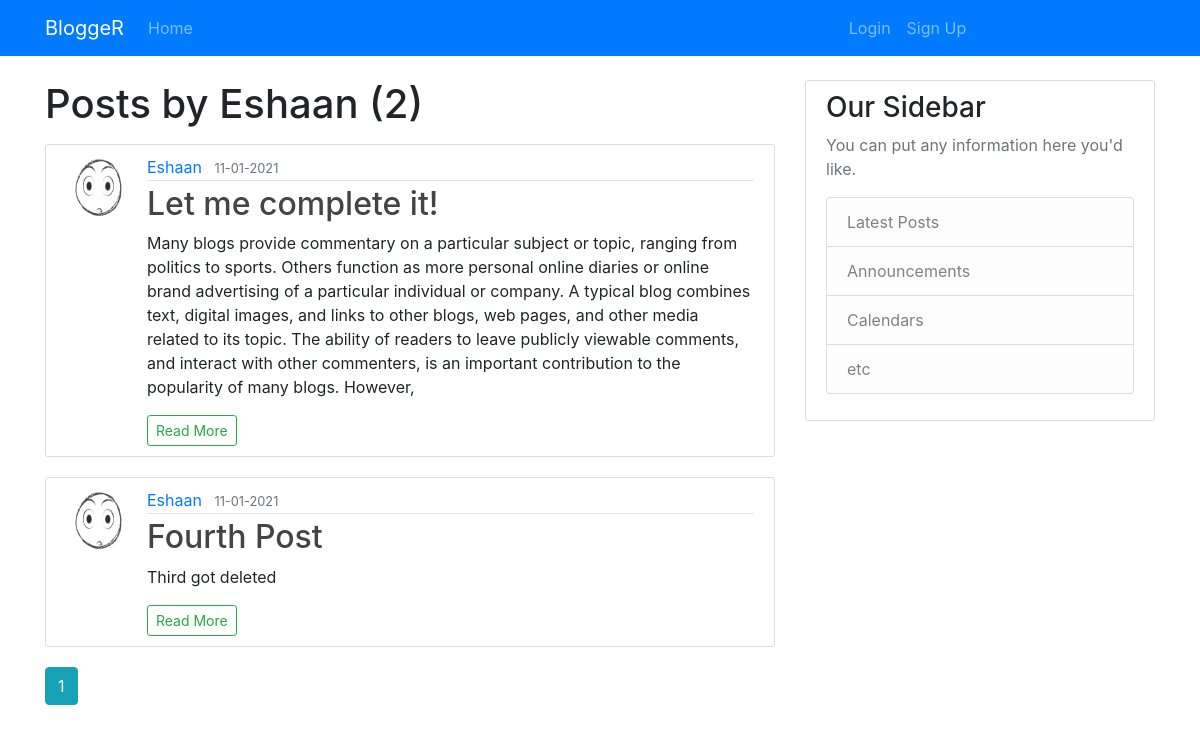
The page /user/Eshaan on the database its author committed.
### main/models.py (models this page shows, shortened)
class User(db.Model,UserMixin):
    id = db.Column(db.Integer, primary_key=True)
    username = db.Column(db.String(20), unique=True, nullable=False)
    email = db.Column(db.String(120), unique=True, nullable=False)
    image_file = db.Column(db.String(20), unique=False,
                           nullable=False, default="default.jpg")
    password = db.Column(db.String(60), nullable=False)
    posts = db.relationship('Post',
                            backref=db.backref('author', lazy=True))

class Post(db.Model):
    id = db.Column(db.Integer, primary_key=True)
    title = db.Column(db.String, nullable=False)
    date_posted = db.Column(db.DateTime, nullable=False,
                            default=datetime.utcnow)
    content = db.Column(db.Text, nullable=False)
    user_id = db.Column(db.Integer, db.ForeignKey('user.id'), nullable=False)

### main/routes.py (the view)
@app.route("/user/<string:username>")
def user_post(username):
    page=request.args.get('page',1,type=int)
    user=User.query.filter_by(username=username)\
        .first_or_404()
    posts=Post.query.filter_by(author=user)\
        .order_by(Post.date_posted.desc())\
            .paginate(page=page,per_page=3)
    return render_template('user_post.html',user=user,posts=posts)

### main/templates/user_post.html
{%extends "layout.html" %} {%block content%}
<h1 class="mb-3">Posts by {{user.username}} ({{posts.total}})</h1>
{%for post in posts.items%}
<article class="media content-section">
	<img src="{{url_for('static',filename='picture/'+post.author.image_file)}}" class='rounded-circle article-img'>
	<div class="media-body">
		<div class="article-metadata">
			<a class="mr-2" href="{{url_for('user_post',username=post.author.username)}}">{{ post.author.username }}</a>
			<small class="text-muted">{{ post.date_posted.strftime('%d-%m-%Y') }}</small>
		</div>
		<h2><a class="article-title" href="{{url_for('post',post_id=post.id)}}">{{ post.title }}</a></h2>
		<p class="article-content">{{ post.content[:500] }}</p>
		<a class='btn btn-outline-success btn-sm' href="{{url_for('post',post_id=post.id)}}">Read More</a>
	</div>
</article>
{%endfor%}
	{%for page_num in posts.iter_pages(left_edge=1,right_edge=1,left_current=1,right_current=2)%}
		{%if page_num%}
			{%if page_num==posts.page%}
				<a class="btn btn-info mb-4" href="{{url_for('user_post',username=user.username,page=page_num)}}">{{page_num}}</a>
			{%else%}
				<a class="btn btn-outline-info mb-4" href="{{url_for('user_post',username=user.username,page=page_num)}}">{{page_num}}</a>
			{%endif%}
		{%else%}
			...
		{%endif%}
	{%endfor%}
{%endblock content%}

### main/static/main.css (style rules this page uses)
body { background: #fafafa; color: #333333; margin-top: 5rem; }
h1, h2, h3, h4, h5, h6 { color: #444444; }
.content-section { background: #ffffff; padding: 10px 20px; border: 1px solid #dddddd; border-radius: 3px; margin-bottom: 20px; }
.article-title { color: #444444; }
.article-content { white-space: pre-line; }
.article-img { height: 65px; width: 65px; margin-right: 16px; }
.article-metadata { padding-bottom: 1px; margin-bottom: 4px; border-bottom: 1px solid #e3e3e3 }

### rows shown on the page
User: username "Eshaan"
Post: image_file (placeholder picture), author.username "Eshaan", date_posted "11-01-2021", title "Let me complete it!", content "Many blogs provide commentary on a particular subject or topic, ranging from politics to sports. Others function as more personal online diaries or online brand advertising of a particular individual or company. A typical blog combines text, digital images, and links to other blogs, web pages, and other media related to its topic. The ability of readers to leave publicly viewable comments, and interact with other commenters, is an important contribution to the popularity of many blogs. However,"
Post: image_file (placeholder picture), author.username "Eshaan", date_posted "11-01-2021", title "Fourth Post", content "Third got deleted"

### other values the page prints
{{ posts.total }} "2"
{{ page_num }} "1"
